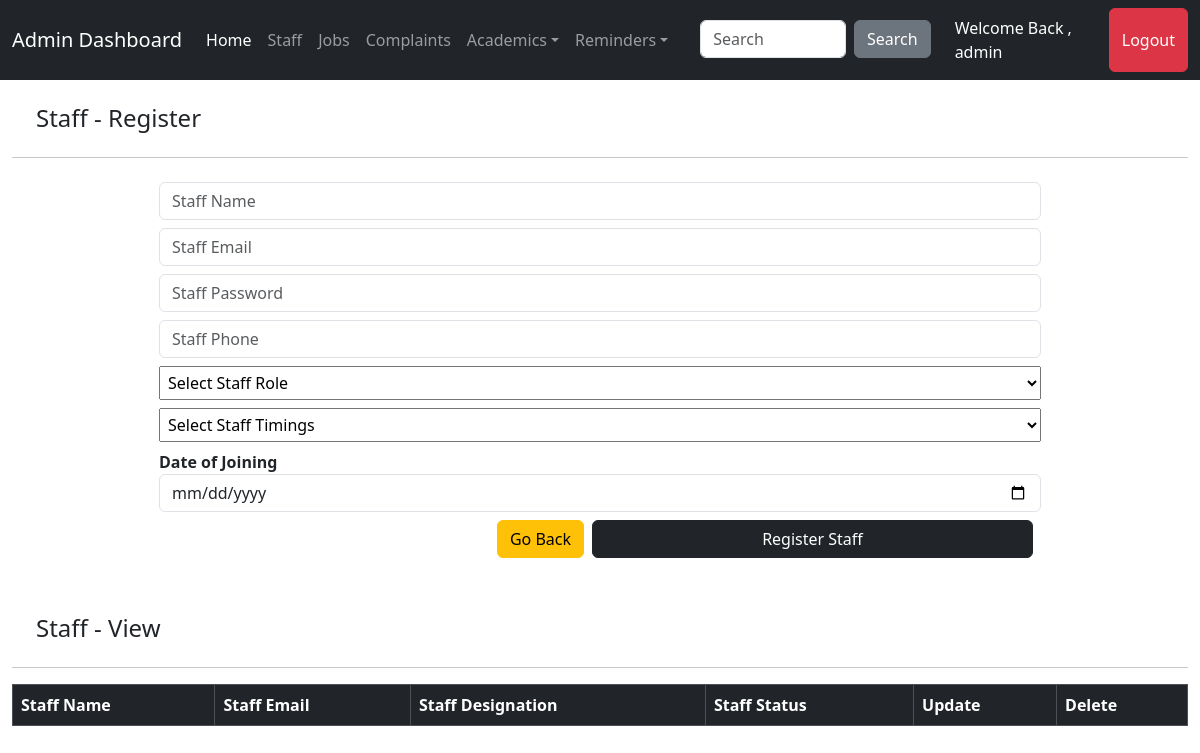
The app's page /Admin/staff.php (signed in), older data.
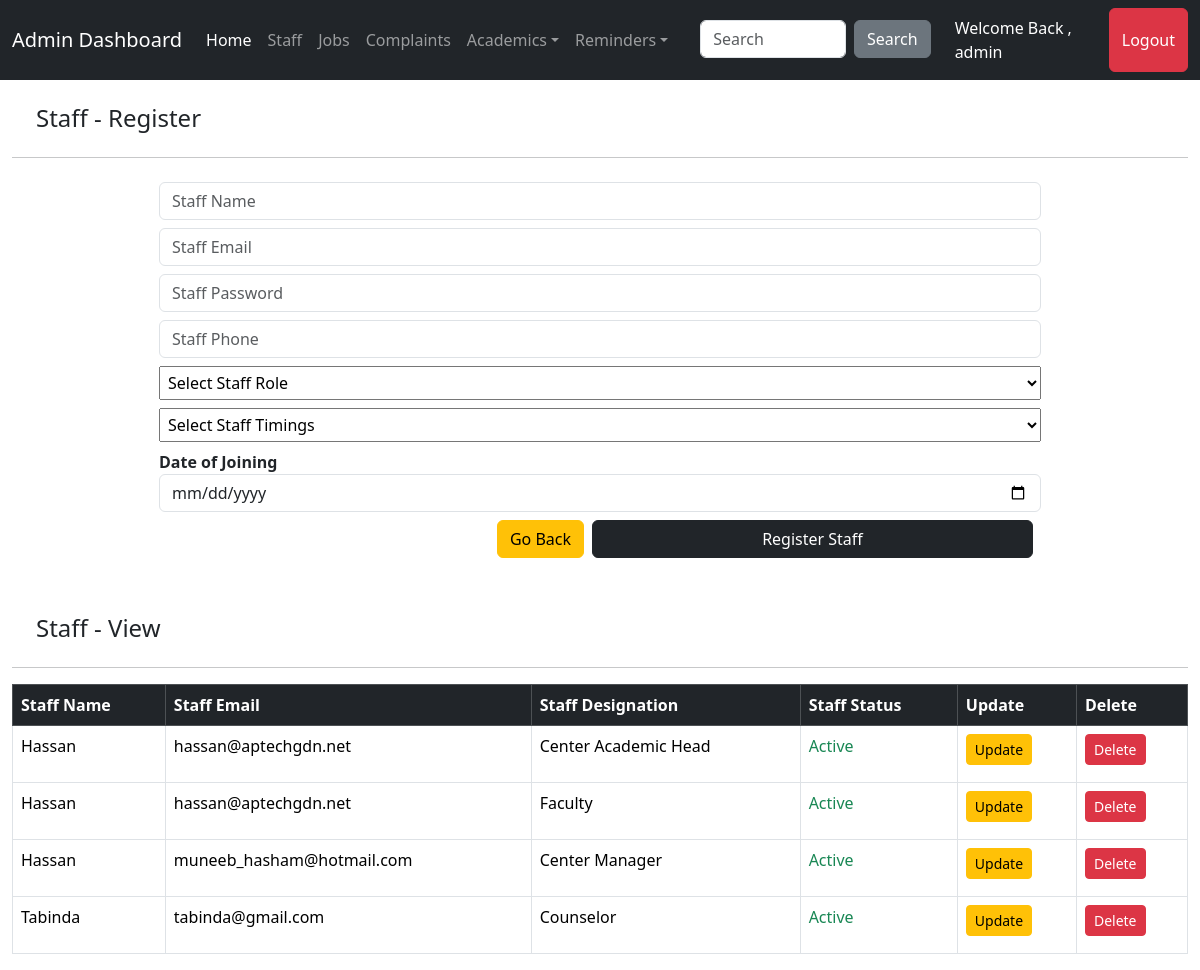
The same page, newer data.
### tables this page shows
CREATE TABLE IF NOT EXISTS `staff` (
  `staffid` int NOT NULL AUTO_INCREMENT,
  `staffname` varchar(100) DEFAULT NULL,
  `staffemail` varchar(1000) DEFAULT NULL,
  `staffpassword` varchar(1000) DEFAULT NULL,
  `staffdesignation` varchar(100) DEFAULT NULL,
  `stafftimings` varchar(50) DEFAULT NULL,
  `staffphone` varchar(20) DEFAULT NULL,
  `dateofjoining` date NOT NULL,
  `dateofresignation` date DEFAULT NULL,
  `status` varchar(50) NOT NULL DEFAULT 'active',
  PRIMARY KEY (`staffid`)
);

### Admin/staff.php (the view, shortened to what this page needs)
<?php
include('../connect.php');
include('headeradmin.php');
?>
<div class="container-fluid mt-3">
    <h4 class="m-4">Staff - Register</h4>
    <hr>
   <div class="d-flex justify-content-center align-items-center">
    <div class="w-75">
    <form action="" method="post">
        <input type="text" class="form-control w-100 mt-2" name="staffname" placeholder="Staff Name" required />
        <input type="email" class="form-control w-100 mt-2" name="staffemail" placeholder="Staff Email" required />
        <input type="text" class="form-control w-100 mt-2" name="staffpassword" placeholder="Staff Password" required />
        <input type="text" class="form-control w-100 mt-2" name="staffphone" placeholder="Staff Phone" required />
        <select name="staffdesignation" class="p-1 w-100 mt-2">
            <option value="" selected disabled>Select Staff Role</option>
        </select>
        <select name="stafftimings" class="p-1 w-100 mt-2">
            <option value="" selected disabled>Select Staff Timings</option>
        </select>
        <label for="date" class="mt-2"><b>Date of Joining</b></label>
        <input type="date" class="form-control w-100" name="date" required />
        <button type="submit" class="btn btn-dark mt-2 float-end w-50 m-2" name="btnregisterfaculty">Register Staff</button>
    </form>
    <button onclick="window.location.href='dashboard.php'" class="btn btn-warning mt-2 float-end">Go Back</button>
    </div>
   </div>
</div>
<div class="container-fluid mt-5">
    <h4 class="m-4">Staff - View</h4>
    <hr>
    <table id="staffTable" class="table table-bordered">
        <thead class="table-dark">
            <tr>
                <th>Staff Name</th>
                <th>Staff Email</th>
                <th>Staff Designation</th>
                <th>Staff Status</th>
                <th>Update</th>
                <th>Delete</th>
            </tr>
        </thead>
        <tbody>
            <?php
            $q = mysqli_query($conn, "SELECT * FROM staff") or die(mysqli_error($conn));
            while ($row = mysqli_fetch_array($q)) {
            ?>
                <tr>
                    <td><?php echo $row['staffname']; ?></td>
                    <td><?php echo $row['staffemail']; ?></td>
                    <td><?php echo $row['staffdesignation']; ?></td>
                    <td>
                        <?php if ($row['status'] == 'active') { ?>
                            <p class="text-success">Active</p>
                        <?php } else { ?>
                            <p class="text-danger">Inactive</p>
                        <?php } ?>
                    </td>
                    <td>
                        <a href="update_staff.php?staffid=<?php echo $row['staffid']; ?>" class="btn btn-warning btn-sm">Update</a>
                    </td>
                    <td>
                        <a href="delete_staff.php?staffid=<?php echo $row['staffid']; ?>" class="btn btn-danger btn-sm" onclick="return confirm('Are you sure you want to delete this staff member?');">Delete</a>
                    </td>
                </tr>
            <?php } ?>
        </tbody>
    </table>
</div>
<?php include('footeradmin.php'); ?>
<link rel="stylesheet" href="https://cdn.datatables.net/1.13.4/css/jquery.dataTables.min.css">

### Admin/headeradmin.php (shortened to what this page needs)
<!doctype html>
<html lang="en">
    <head>
        <link rel="stylesheet" href="//cdn.datatables.net/2.2.2/css/dataTables.dataTables.min.css">
        <link rel="stylesheet" type="text/css" href="https://cdn.jsdelivr.net/npm/toastify-js/src/toastify.min.css">
<link rel="stylesheet" href="https://cdn.jsdelivr.net/npm/bootstrap@5.3.0/dist/css/bootstrap.min.css">
<link rel="stylesheet" href="https://cdn.datatables.net/1.13.4/css/dataTables.bootstrap5.min.css">
        <link
            href="https://cdn.jsdelivr.net/npm/bootstrap@5.3.2/dist/css/bootstrap.min.css"
            rel="stylesheet"
        />
    </head>
    <body>
<nav
        class="navbar navbar-expand-sm navbar-dark bg-dark"
       >
        <div class="container-fluid">
            <a class="navbar-brand" href="#">Admin Dashboard</a>
            <div class="collapse navbar-collapse" id="collapsibleNavId">
                <ul class="navbar-nav me-auto mt-2 mt-lg-0">
                    <li class="nav-item">
                        <a class="nav-link active" href="dashboard.php" aria-current="page"
                            >Home
                            <span class="visually-hidden">(current)</span></a
                        >
                    </li>
                    <li class="nav-item">
                        <a class="nav-link" href="staff.php">Staff</a>
                    </li>
                    <li class="nav-item">
                        <a class="nav-link" href="postjobs.php">Jobs</a>
                    </li>
                    <li class="nav-item">
                        <a class="nav-link" href="viewcomplaints.php">Complaints</a>
                    </li>
                    <li class="nav-item dropdown">
                        <a
                            class="nav-link dropdown-toggle"
                            href="#"
                            id="dropdownId"
                            data-bs-toggle="dropdown"
                            aria-haspopup="true"
                            aria-expanded="false"
                            >Academics</a
                        >
                    </li>
                    <li class="nav-item dropdown">
                        <a
                            class="nav-link dropdown-toggle"
                            href="#"
                            id="dropdownId"
                            data-bs-toggle="dropdown"
                            aria-haspopup="true"
                            aria-expanded="false"
                            >Reminders</a
                        >
                    </li>
                    <li>
                    <form class="d-flex my-2 my-lg-0 ms-lg-4">
                    <input
                        class="form-control me-sm-2"
                        type="text"
                        placeholder="Search"
                    />
                    <button
                        class="btn btn-secondary my-2 my-sm-0"
                        type="submit"
                    >
                        Search
                    </button>
                </form>
                    </li>
                </ul>
                <form method="post" class="d-flex my-2 my-lg-0">
                <p class="text-white mx-4" style="position:relative;top:8px">Welcome Back , <?php echo $_SESSION['adminloggedin']?></p>
                <button class="btn btn-danger" type="submit" name="btnlogout">Logout</button>
                </form>
            </div>
        </div>
       </nav>

### Admin/footeradmin.php (shortened to what this page needs)
    </body>
</html>

Row changes from the older to the newer data that the page shows:
added staff: staffname "Hassan", staffemail "hassan@aptechgdn.net", staffdesignation "Center Academic Head", status "Active"
added staff: staffname "Hassan", staffemail "hassan@aptechgdn.net", staffdesignation "Faculty", status "Active"
added staff: staffname "Hassan", staffemail "muneeb_hasham@hotmail.com", staffdesignation "Center Manager", status "Active"
added staff: staffname "Tabinda", staffemail "tabinda@gmail.com", staffdesignation "Counselor", status "Active"
